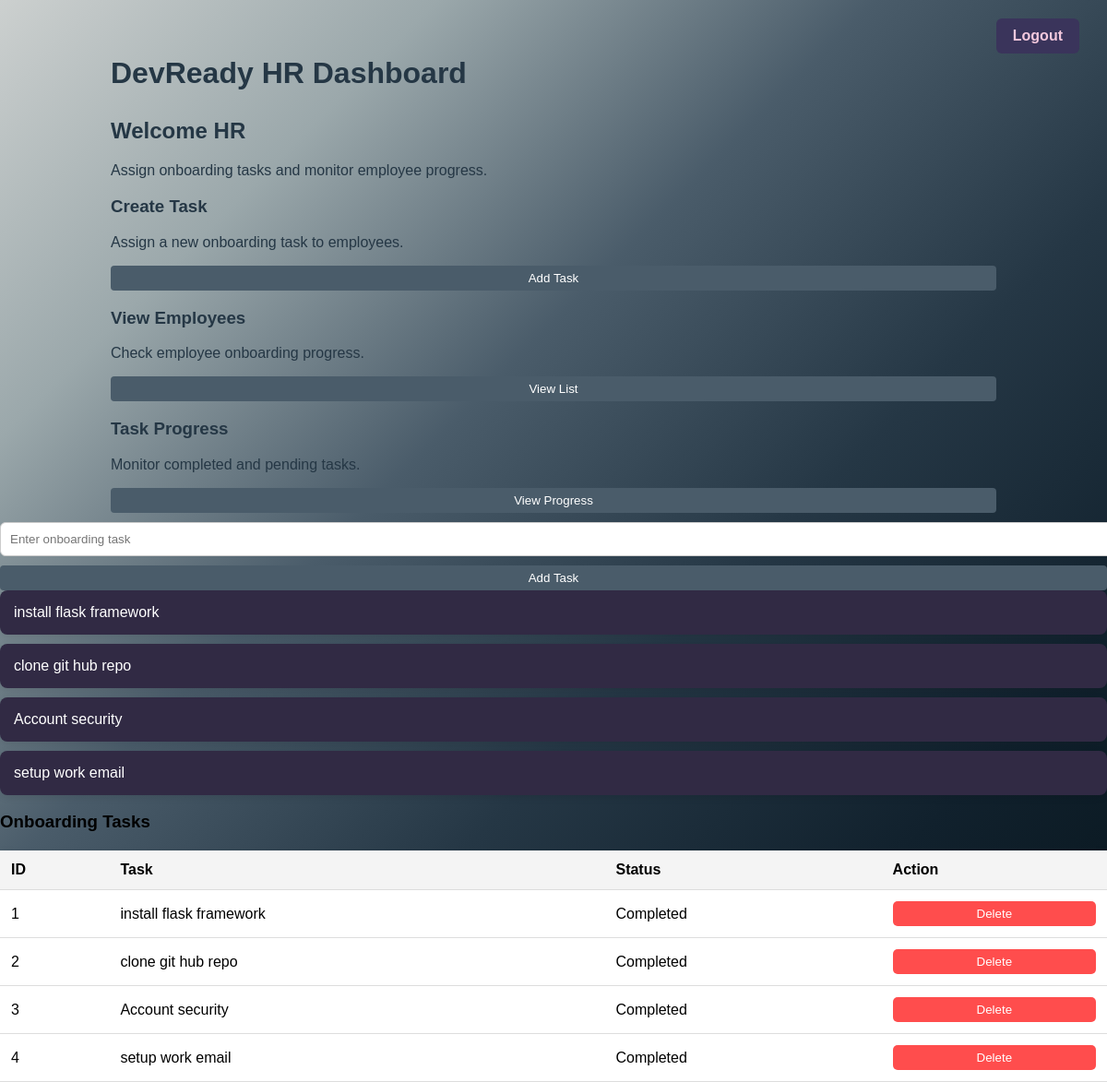
Page /hr_dashboard on the earlier database version.
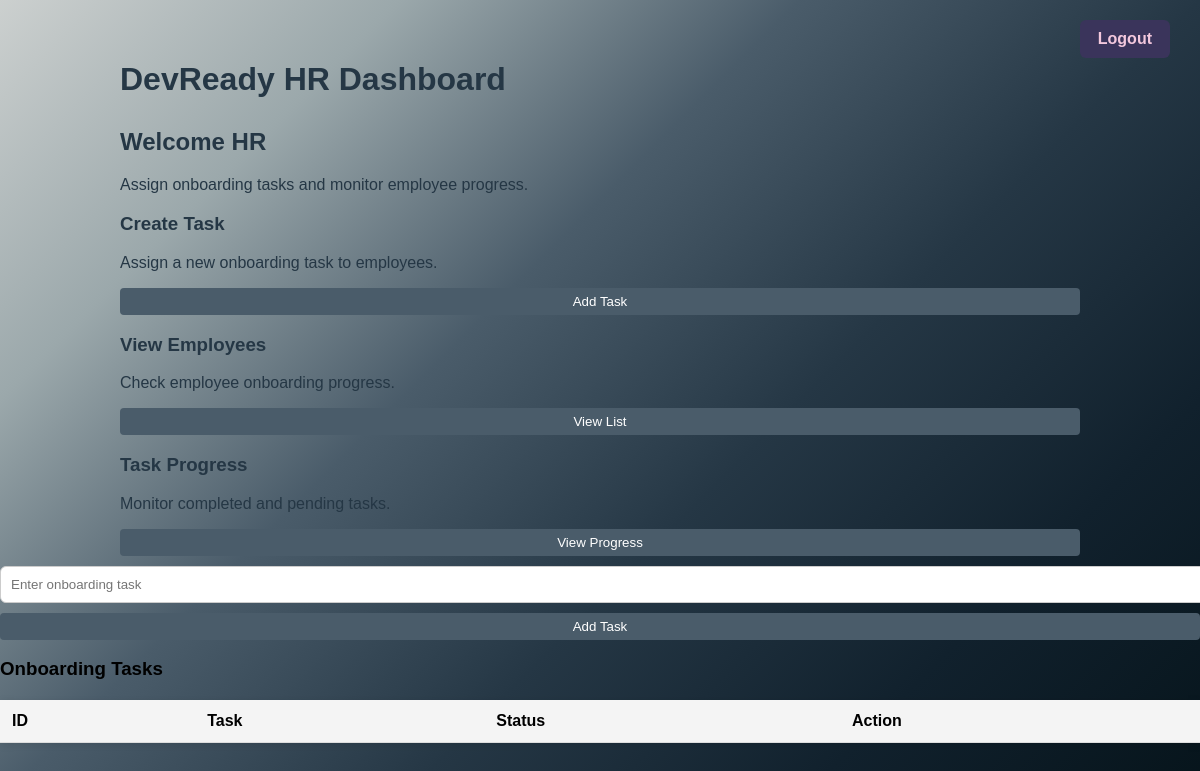
Same page on the later database version.
### app.py (models this page shows)
class Task(db.Model):
    id = db.Column(db.Integer, primary_key=True)
    title = db.Column(db.String(200))
    completed = db.Column(db.Boolean, default=False)

### app.py (the view)
@app.route("/hr_dashboard", methods=["GET","POST"])
def hr_dashboard():
    if request.method == "POST":
        task_title = request.form["task"]
        new_task = Task(title=task_title)
        db.session.add(new_task)
        db.session.commit()
    tasks = Task.query.all()
    return render_template("hr_dashboard.html", tasks=tasks)

### templates/hr_dashboard.html (shortened to what this page needs)
<!DOCTYPE html>
<html lang="en">
<head>
    <link rel="stylesheet" href="{{ url_for('static', filename='style.css') }}">
</head>
<body class="hr_dashboard">
<div class="dashboard-container-hr">
    <header class="dashboard-header-hr">
        <h1>DevReady HR Dashboard</h1>
        <a href="/logout" class="logout-btn">Logout</a>
    </header>
    <section class="welcome-section-hr">
        <h2>Welcome HR</h2>
        <p>Assign onboarding tasks and monitor employee progress.</p>
    </section>
    <section class="dashboard-actions">
        <div class="card">
            <h3>Create Task</h3>
            <p>Assign a new onboarding task to employees.</p>
            <button class="primary-btn">Add Task</button>
        </div>
        <div class="card">
            <h3>View Employees</h3>
            <p>Check employee onboarding progress.</p>
            <button class="primary-btn">View List</button>
        </div>
        <div class="card">
            <h3>Task Progress</h3>
            <p>Monitor completed and pending tasks.</p>
            <button class="primary-btn">View Progress</button>
        </div>
    </section>
</div>
<form method="POST" class="task-form">
<input type="text" name="task" placeholder="Enter onboarding task" required>
<button type="submit" class="primary-btn">
Add Task
</button>
</form>
<div class="task-list">
{% for task in tasks %}
<div class="task-card">
{{ task.title }}
</div>
{% endfor %}
</div>
<h3>Onboarding Tasks</h3>
<table class="task-table">
<thead>
<tr>
<th>ID</th>
<th>Task</th>
<th>Status</th>
<th>Action</th>
</tr>
</thead>
<tbody>
{% for task in tasks %}
<tr>
<td>{{task.id}}</td>
<td>{{task.title}}</td>
<td>
{% if task.completed %}
Completed
{% else %}
Pending
{% endif %}
</td>
<td>
<form method="POST" action="/delete_task/{{task.id}}"
onsubmit="return confirm('Are you sure you want to delete this task?');">
<button type="submit" class="delete-btn">
Delete
</button>
</form>
</td>
</tr>
{% endfor %}
</tbody>
</table>
</body>
</html>

### static/style.css (style rules this page uses)
body { margin: 0; font-family: Arial, sans-serif; }
h1 { margin-bottom: 5px; color: #4B1535; }
input { width: 100%; padding: 10px; margin: 10px 0; border-radius: 6px; border: 1px solid #ccc; }
button { width: 100%; padding: 10px; background: #4B1535; color: #F3C8DD; border: none; border-radius: 6px; cursor: pointer; }
.logout-btn { position: absolute; top: 20px; right: 30px; text-decoration: none; padding: 10px 18px; background: #3A345B; color: #F3C8DD; border-radius: 6px; font-weight: 600; }
.hr_dashboard { background: linear-gradient(135deg, #CCD0CF, #9Ba8AB, #4A5C6A, #253745, #11212D, #06141B); min-height: 100vh; }
.welcome-section-hr { margin-bottom: 10px; color: #253745; }
.dashboard-header-hr h1 { display: flex; justify-content: space-between; align-items: center; margin-bottom: 30px; color: #253745; }
.dashboard-container-hr { width: 80%; margin: auto; padding-top: 40px; color: #253745 }
.task-table { width: 100%; border-collapse: collapse; margin-top: 20px; background: white; box-shadow: 0px 2px 8px rgba(0,0,0,0.1); }
.primary-btn { padding: 6px 12px; background: #4A5C6A; color: white; border: none; border-radius: 4px; cursor: pointer; }
.task-table th, .task-table td { padding: 12px; text-align: left; border-bottom: 1px solid #ddd; }
.task-table th { background: #f4f4f4; }

Differences in the rows shown:
removed Task: title "install flask framework", id "1", completed "Completed"
removed Task: title "clone git hub repo", id "2", completed "Completed"
removed Task: title "Account security", id "3", completed "Completed"
removed Task: title "setup work email", id "4", completed "Completed"
